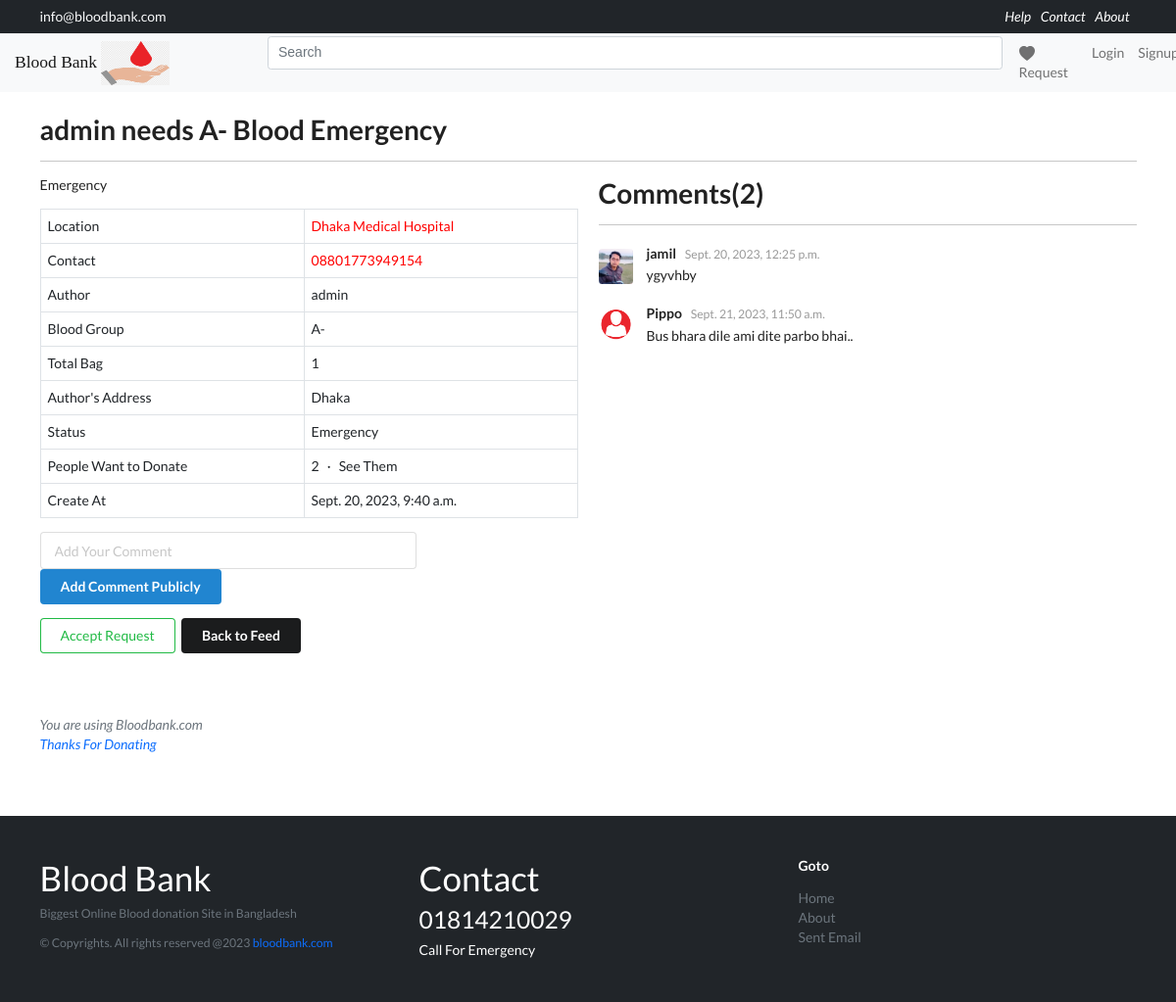
/11/see-details, run on the app's committed database.
### newsfeed/models.py (models this page shows, shortened)
class Arequest(models.Model):
    title = models.CharField(max_length=200,editable=False)
    description = models.TextField()
    author = models.ForeignKey(Aprofile, on_delete=models.CASCADE)
    reqForDonate = models.ManyToManyField(
        Aprofile, default=None, related_name='requestForDonate', blank=True)
    bloodGroup = models.CharField(
        max_length=3, default="A+", choices=bloodGroup)
    location = models.CharField(max_length=100,default="Dhaka Medical Hospital")
    bag = models.IntegerField(default=1)
    type = models.CharField(
        max_length=10, choices=statusType, default="Emergency")
    phoneNum = models.BigIntegerField(default=880)
    created_at = models.DateTimeField(auto_now_add=True)
    updated_at = models.DateTimeField(auto_now=True)
    def CommentCount(self):
        return self.comment_set.all().count()
    class Meta:
        ordering = ['-created_at']

class Comment(models.Model):
    user = models.ForeignKey(Aprofile, on_delete=models.CASCADE)
    post = models.ForeignKey(Arequest, on_delete=models.CASCADE)
    body = models.TextField(max_length=300)
    updated = models.DateTimeField(auto_now=True)
    created = models.DateTimeField(auto_now_add=True)

### profiles/models.py (models this page shows, shortened)
class Aprofile(models.Model):
    name = models.CharField(max_length=200, blank=True)
    bio =  models.CharField(max_length=200, blank=True)
    user = models.OneToOneField(User, on_delete=models.CASCADE)
    avatar = models.ImageField(default='avatar.png', upload_to='avatars/')
    address = models.CharField(
        max_length=15, choices=districChoice, default="Dhaka")
    phoneNum = models.BigIntegerField(default=880)
    totalDonate = models.IntegerField(default=0)
    bloodGroup = models.CharField(max_length=3,default="A+", choices=bloodGroup)
    lastGiven = models.DateField(default='2000-08-02')
    updated = models.DateTimeField(auto_now=True)
    created = models.DateTimeField(auto_now_add=True)

### accounts/models.py (models this page shows, shortened)
class User(AbstractBaseUser, PermissionsMixin):
    username = models.CharField(max_length=255, unique=True, db_index=True)
    email = models.EmailField(max_length=255, unique=True, db_index=True)
    is_verified = models.BooleanField(default=False)
    is_active = models.BooleanField(default=True)
    is_staff = models.BooleanField(default=False)
    created_at = models.DateTimeField(auto_now_add=True)
    updated_at = models.DateTimeField(auto_now=True)
    USERNAME_FIELD = 'email'
    REQUIRED_FIELDS = ['username', ]
    objects = UserManager()

### newsfeed/views.py (the view)
# urls.py: path('<pk>/see-details', seeDetails, name='see-details'),
def seeDetails(request, pk):
    try:
        profile = Aprofile.objects.filter(user=request.user)[0]
    except:
        profile = "Anonymous"
    aReq = Arequest.objects.get(id=pk)
    allCommnets = aReq.comment_set.all()
    context = {
        'arequest': aReq,
        'profile': profile,
        "allCommnets": allCommnets
    }
    return render(request, 'seeDetails.html', context)

### newsfeed/templates/seeDetails.html (shortened to what this page needs)
{% extends 'base.html' %} {% block content %}
<div class="container">
  <h1>{{arequest.title}} Blood {{arequest.type}}</h1>
  <hr />
  <div class="row">
    <div class="col-md-6">
      <p>{{arequest.description}}</p>
      <table class="table table-bordered">
        <tbody>
          <tr>
            <td>Location</td>
            <td style="color: red">{{arequest.location}}</td>
          </tr>
          <tr>
            <td>Contact</td>
            <td style="color: red">0{{arequest.phoneNum}}</td>
          </tr>
          <tr>
            <td>Author</td>
            <td>{{arequest.author.user.username}}</td>
          </tr>
          <tr>
            <td>Blood Group</td>
            <td>{{arequest.bloodGroup}}</td>
          </tr>
          <tr>
            <td>Total Bag</td>
            <td>{{arequest.bag}}</td>
          </tr>
          <tr>
            <td>Author's Address</td>
            <td>{{arequest.author.address}}</td>
          </tr>
          <tr>
            <td>Status</td>
            <td>{{arequest.type}}</td>
          </tr>
          <tr>
            <td>People Want to Donate</td>
            <td>
              {{arequest.reqForDonate.count}} &nbsp; &#x387; &nbsp;
              <a href="{% url 'see-requested-donor' arequest.id %}">
                See Them</a
              >
            </td>
          </tr>
          <tr>
            <td>Create At</td>
            <td>{{arequest.created_at}}</td>
          </tr>
        </tbody>
      </table>
      <form id="" action="{% url 'comment-post' arequest.id %}" method="POST" class="ui form my-3">
        <input
          placeholder="Add Your Comment"
          class="ui input"
          type="text"
          name="commnet-box"
          id="id_comment-box"
          style="max-width: 70%"
        />
        {% if profile == "AnonymousUser" %}
        <a
          href="{% url 'login-account' %}"
          type="button"
          class="ui primary button"
        >
          Add This Comment
        </a>
        {% else %}
        <button type="submit" name="submit_c_form" class="ui primary button">
          Add Comment Publicly
        </button>
        {% endif %}
      </form>
      {% if profile not in arequest.reqForDonate.all and profile == arequest.author %}
      <button class="ui green basic button">
        <a href="{% url 'edit-post' arequest.id %}">Edit</a>
      </button>
      <button class="ui red basic button">
        <a href="{% url 'post-delete' arequest.id %}">Delete</a>
      </button>
      {% elif profile not in arequest.reqForDonate.all and profile != arequest.author %}
      <button class="ui green basic button">
        <a href="{% url 'arequest-add-remove' arequest.id %}">Accept Request</a>
      </button>
      {% else %}
      <button class="ui green basic button">
        <a href="{% url 'arequest-add-remove' arequest.id %}">Cancel Donate</a>
      </button>
      {% endif %}
      <button class="ui secondary button">
        <a href="{% url 'home' %}">Back to Feed</a>
      </button>
    </div>
    <div class="col-md-6">
      <h1>Comments({{arequest.CommentCount}})</h1>
      <hr />
      {% if allCommnets|length > 0 %} {% for comment in allCommnets %}
      <div class="ui comments">
        <div class="comment">
          <a class="avatar">
            <img src="{{comment.user.avatar.url}}" />
          </a>
          <div class="content">
            <a
              class="author"
              href="{% url 'get-profile' comment.user.id %}"
              >{{comment.user.user.username}}</a
            >
            <div class="metadata">
              <div class="date">{{comment.created}}</div>
            </div>
            <div class="text">
              <p>
                {{comment.body}}
              </p>
            </div>
          </div>
        </div>
      </div>
      {% endfor %} {% else %}
      <div>
        <p style="text-align: center">Be the First One to do Comment</p>
      </div>
      {% endif %}
    </div>
  </div>
</div>
{% endblock content %}

### templates/main/footer.html (style rules this page uses)
a { color: inherit; text-decoration: none; transition: all 0.3s; }
body, html { height: 100%; }

### data on the page
Arequest: title "admin needs A-", type "Emergency", description "Emergency", location "Dhaka Medical Hospital", phoneNum "8801773949154", author.user.username "admin", bloodGroup "A-", bag "1", author.address "Dhaka", reqForDonate.count "2", created_at "Sept. 20, 2023, 9:40 a.m.", CommentCount "2"
Comment: user.avatar (picture), user.user.username "jamil", created "Sept. 20, 2023, 12:25 p.m.", body "ygyvhby"
Comment: user.avatar (placeholder picture), user.user.username "Pippo", created "Sept. 21, 2023, 11:50 a.m.", body "Bus bhara dile ami dite parbo bhai.."
